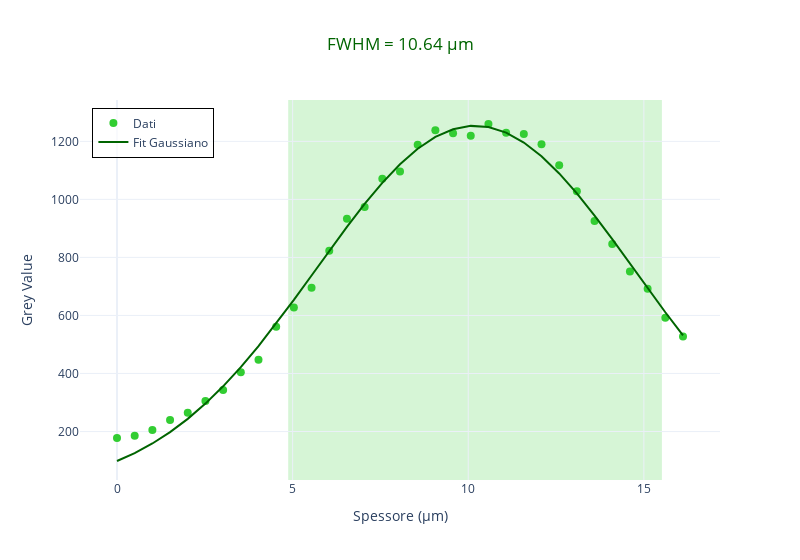

Notebook code for this chart:
### Code cell
df = pd.read_csv(os.path.join(dir_path, 'data_vera/reni_Z_cervello.csv'))


# Fit gaussiano ai dati
def gauss(x, A, mu, sigma):
    return A * np.exp(-(x - mu)**2 / (2 * sigma**2))

# Estrai i dati dal DataFrame
x = df['[micron]'].values
y = df['Mean'].values

# Stime iniziali per il fit gaussiano
A0 = y.max()
mu0 = x[np.argmax(y)]
sigma0 = (x.max() - x.min()) / 6  # larghezza iniziale approssimativa

popt, pcov = curve_fit(gauss, x, y, p0=[A0, mu0, sigma0])

# Calcolo della FWHM (Full Width at Half Maximum) della gaussiana
A_fit, mu_fit, sigma_fit = popt
fwhm = 2 * np.sqrt(2 * np.log(2)) * sigma_fit
print(f"FWHM della gaussiana: {fwhm:.3f} nm")

fig = go.Figure()

# Dati come scatter (punti limegreen)
fig.add_trace(go.Scatter(
    x=x,
    y=y,
    mode='markers',
    name='Dati',
    marker=dict(color='limegreen', size=8)
))

# Fit gaussiano (linea darkgreen)
fig.add_trace(go.Scatter(
    x=x,
    y=gauss(x, *popt),
    mode='lines',
    name='Fit Gaussiano',
    line=dict(color='darkgreen')
))

# Calcola i limiti FWHM
x_fwhm_left = mu_fit - fwhm / 2
x_fwhm_right = mu_fit + fwhm / 2

# Evidenzia la regione FWHM sulla figura Plotly (senza testo nel rettangolo)
fig.add_vrect(
    x0=x_fwhm_left, x1=x_fwhm_right,
    fillcolor="limegreen", opacity=0.2,
    layer="below", line_width=0
)

fig.update_layout(
    title={
        'text': f'FWHM = {fwhm:.2f} μm',
        'x': 0.5,
        'xanchor': 'center',
        'font': dict(color='darkgreen')
    },
    xaxis_title='Spessore (μm)',
    yaxis_title='Grey Value',
    template='plotly_white',
    legend=dict(
        x=0.21, y=0.98,
        xanchor='right', yanchor='top',
        bgcolor='rgba(255,255,255,0.7)',
        bordercolor='black',
        borderwidth=1
    ),
    width=800
)
fig.show()

### Figure 1 — Plotly figure (JSON) as saved in the notebook; plotly's stock layout.template omitted (floating-point values rounded to 4 significant figures)
{"data": [{"marker": {"color": "limegreen", "size": 8}, "mode": "markers", "name": "Dati", "type": "scatter", "x": [0, 0.5035, 1.007, 1.511, 2.014, 2.518, 3.021, 3.525, 4.028, 4.532, 5.035, 5.539, 6.043, 6.546, 7.05, 7.553, 8.057, 8.56, 9.064, 9.567, 10.07, 10.57, 11.08, 11.58, 12.09, 12.59, 13.09, 13.6, 14.1, 14.6, 15.11, 15.61, 16.11], "y": [178.0, 185.8, 205.3, 239.7, 265.1, 305.6, 342.8, 404.6, 447.2, 561.1, 627.6, 695.1, 823.4, 933.7, 973.5, 1071.0, 1096.0, 1188.0, 1238.0, 1228.0, 1219.0, 1260.0, 1229.0, 1226.0, 1190.0, 1117.0, 1028.0, 925.4, 846.0, 751.6, 691.7, 592.4, 527.5]}, {"line": {"color": "darkgreen"}, "mode": "lines", "name": "Fit Gaussiano", "type": "scatter", "x": [0, 0.5035, 1.007, 1.511, 2.014, 2.518, 3.021, 3.525, 4.028, 4.532, 5.035, 5.539, 6.043, 6.546, 7.05, 7.553, 8.057, 8.56, 9.064, 9.567, 10.07, 10.57, 11.08, 11.58, 12.09, 12.59, 13.09, 13.6, 14.1, 14.6, 15.11, 15.61, 16.11], "y": [98.41, 125.8, 158.7, 197.9, 243.6, 296.2, 355.7, 421.9, 494.3, 571.9, 653.6, 737.6, 822.3, 905.3, 984.3, 1057.0, 1121.0, 1175.0, 1215.0, 1242.0, 1253.0, 1249.0, 1230.0, 1196.0, 1149.0, 1089.0, 1021.0, 944.2, 862.8, 778.7, 694.1, 611.1, 531.3]}], "layout": {"legend": {"bgcolor": "rgba(255,255,255,0.7)", "bordercolor": "black", "borderwidth": 1, "x": 0.21, "xanchor": "right", "y": 0.98, "yanchor": "top"}, "shapes": [{"fillcolor": "limegreen", "layer": "below", "line": {"width": 0}, "opacity": 0.2, "type": "rect", "x0": 4.873, "x1": 15.51, "xref": "x", "y0": 0, "y1": 1, "yref": "y domain"}], "title": {"font": {"color": "darkgreen"}, "text": "FWHM = 10.64 μm", "x": 0.5, "xanchor": "center"}, "width": 800, "xaxis": {"title": {"text": "Spessore (μm)"}}, "yaxis": {"title": {"text": "Grey Value"}}}}
